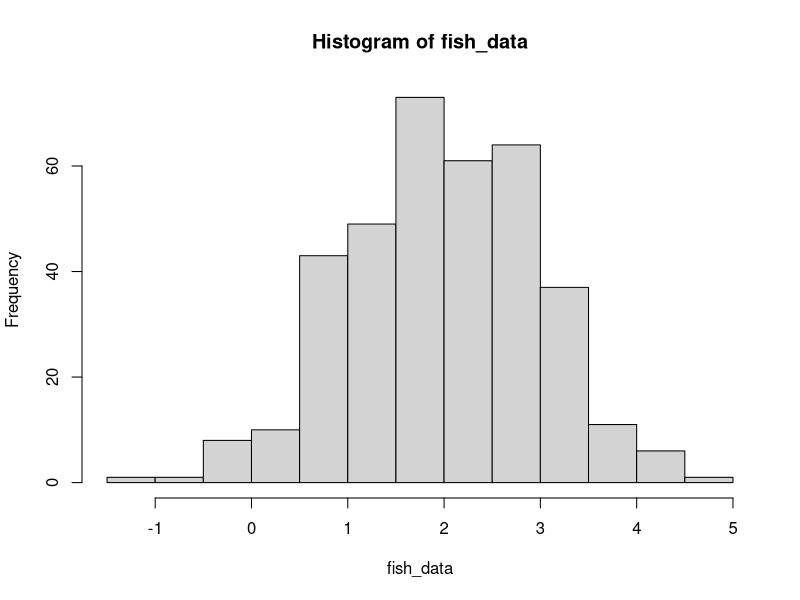
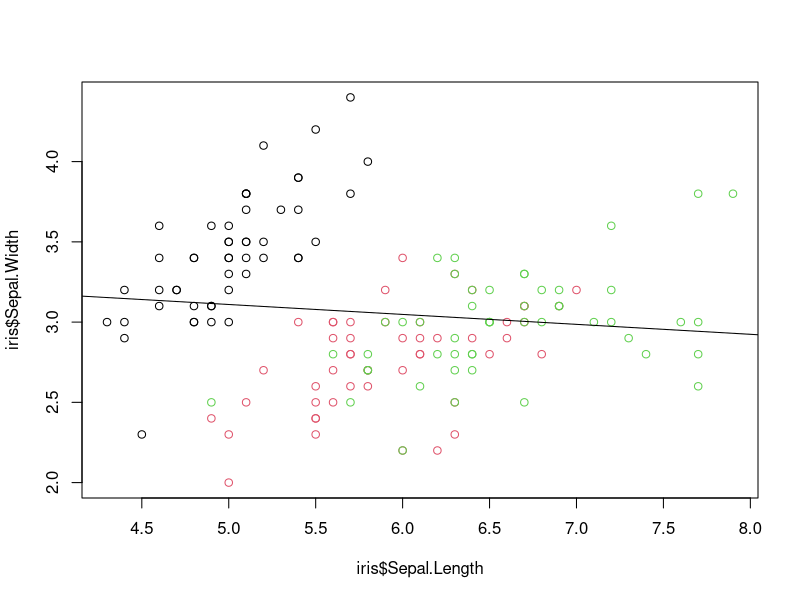

Generate these figures, in order, with R:
## ---- chunk 1
fish_data <- rnorm(n=365, mean=2, sd =1)
hist(fish_data)

z_score <- (5-mean(fish_data))/sd(fish_data)
z_score


probability <- 1- pnorm(z_score)
probability

## ---- chunk 2
data("iris")
View(iris)

m <- lm(formula = iris$Sepal.Width~iris$Sepal.Length)
summary(m)

## ---- chunk 3
{plot(iris$Sepal.Length, iris$Sepal.Width, col=iris$Species)
  abline(m)}

## ---- chunk 4
s <- summary(m)
str(s)
s$adj.r.squared
s$coefficients[2,4]

## ---- chunk 5
str(iris)
split_iris <- split(iris, f= iris$Species)
str(split_iris)
class(split_iris)
split_iris[["setosa"]]
## ---- chunk 6
for (i in 1:length(split_iris)){
  df <- split_iris[[i]]
  m <- lm(df$Sepal.Width~df$Sepal.Length)
  cat(paste(names(split_iris)[i],summary(m)$adj.r.squared, "\n"))
}
## ---- chunk 7
result <- lapply(split_iris, FUN = function(x){
  m <- lm(x$Sepal.Width~x$Sepal.Length)
  return(summary(m)$adj.r.squared)
})
result 
result_dataframe <- do.call(rbind, result)
result_dataframe
## ---- chunk 8
cor_resutl <- cor.test(iris$Sepal.Length, iris$Sepal.Width, method = "pearson", alternative = "two.sided")
cor_resutl

cor_resutl$p.value

cor_resutl$estimate
(cor_resutl$estimate)^2
